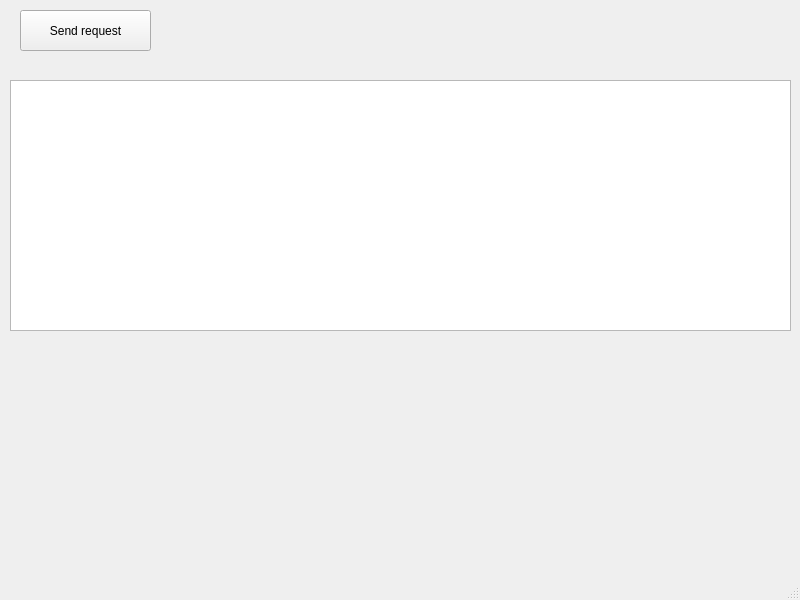
<?xml version="1.0" encoding="UTF-8"?>
<ui version="4.0">
 <class>MainWindow</class>
 <widget class="QMainWindow" name="MainWindow">
  <property name="geometry">
   <rect>
    <x>0</x>
    <y>0</y>
    <width>800</width>
    <height>600</height>
   </rect>
  </property>
  <property name="windowTitle">
   <string>MainWindow</string>
  </property>
  <widget class="QWidget" name="centralwidget">
   <widget class="QPushButton" name="pushButton">
    <property name="geometry">
     <rect>
      <x>20</x>
      <y>10</y>
      <width>131</width>
      <height>41</height>
     </rect>
    </property>
    <property name="text">
     <string>Send request</string>
    </property>
   </widget>
   <widget class="QTextBrowser" name="textBrowser">
    <property name="enabled">
     <bool>true</bool>
    </property>
    <property name="geometry">
     <rect>
      <x>10</x>
      <y>80</y>
      <width>781</width>
      <height>251</height>
     </rect>
    </property>
   </widget>
  </widget>
  <widget class="QMenuBar" name="menubar">
   <property name="geometry">
    <rect>
     <x>0</x>
     <y>0</y>
     <width>800</width>
     <height>21</height>
    </rect>
   </property>
  </widget>
  <widget class="QStatusBar" name="statusbar"/>
 </widget>
 <resources/>
 <connections/>
</ui>
